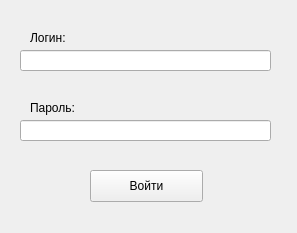
<?xml version="1.0" encoding="UTF-8"?>
<ui version="4.0">
 <class>form_auth</class>
 <widget class="QWidget" name="form_auth">
  <property name="geometry">
   <rect>
    <x>0</x>
    <y>0</y>
    <width>297</width>
    <height>233</height>
   </rect>
  </property>
  <property name="windowTitle">
   <string>Авторизация</string>
  </property>
  <widget class="QPushButton" name="btn_auth">
   <property name="geometry">
    <rect>
     <x>90</x>
     <y>170</y>
     <width>113</width>
     <height>32</height>
    </rect>
   </property>
   <property name="text">
    <string>Войти</string>
   </property>
  </widget>
  <widget class="QLineEdit" name="txt_login">
   <property name="geometry">
    <rect>
     <x>20</x>
     <y>50</y>
     <width>251</width>
     <height>21</height>
    </rect>
   </property>
  </widget>
  <widget class="QLineEdit" name="txt_pass">
   <property name="geometry">
    <rect>
     <x>20</x>
     <y>120</y>
     <width>251</width>
     <height>21</height>
    </rect>
   </property>
  </widget>
  <widget class="QLabel" name="label">
   <property name="geometry">
    <rect>
     <x>30</x>
     <y>30</y>
     <width>60</width>
     <height>16</height>
    </rect>
   </property>
   <property name="text">
    <string>Логин:</string>
   </property>
  </widget>
  <widget class="QLabel" name="label_2">
   <property name="geometry">
    <rect>
     <x>30</x>
     <y>100</y>
     <width>60</width>
     <height>16</height>
    </rect>
   </property>
   <property name="text">
    <string>Пароль:</string>
   </property>
  </widget>
 </widget>
 <resources/>
 <connections/>
</ui>
